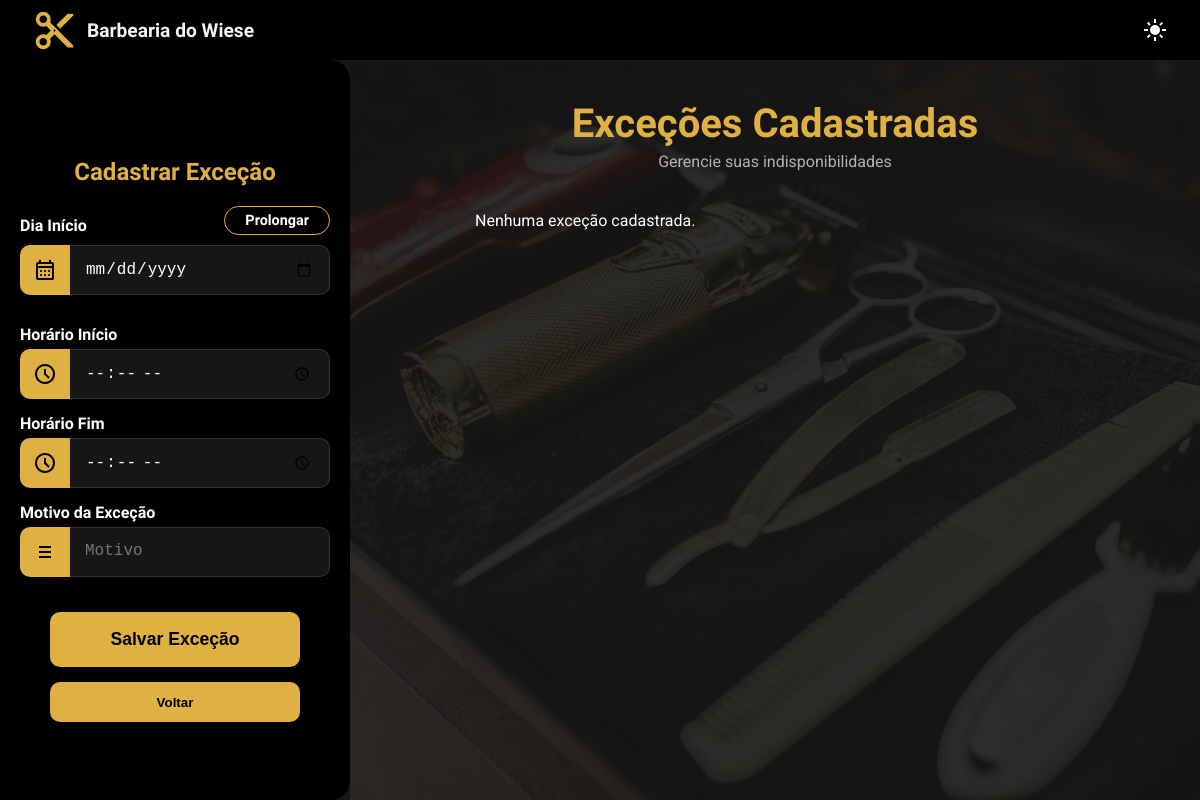
The page /barbeiro/agendamentos/exceccao/ (signed in) on the database as committed earlier.
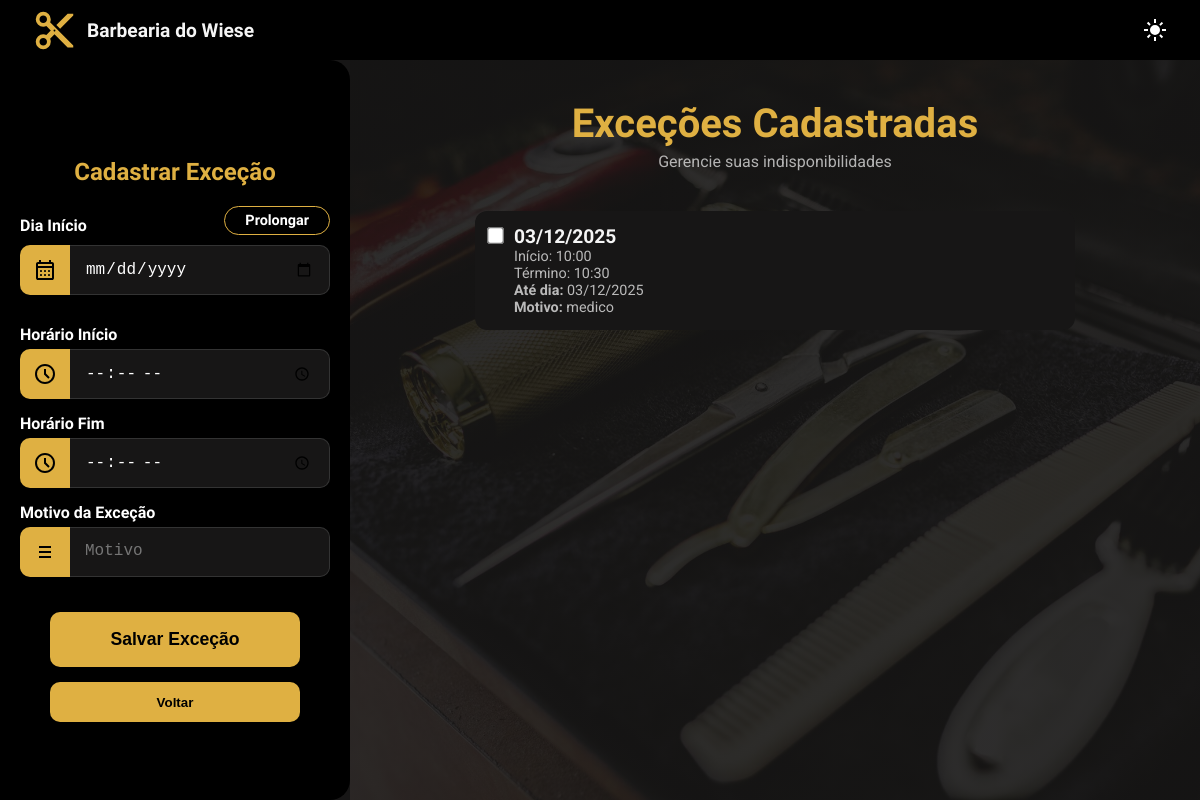
The same page on the database as committed later.
### barbeiro/models.py (models this page shows, shortened)
class Excecoes(models.Model):
    id_excecoes= models.AutoField(primary_key=True)
    fk_barbeiro= models.ForeignKey(Barbeiro,on_delete=models.CASCADE)
    data_inicio= models.DateTimeField()
    data_fim=models.DateTimeField()
    motivo_da_indisponibilidade= models.CharField(null=True,max_length=200)
    class Meta():
        constraints= [models.UniqueConstraint(fields=colunas_da_excecoes,name='unique_excecao') ,]

### agendamentos/views_barber.py (the view)
@login_required
@ensure_csrf_cookie
def barbeiro_exceccao(request):
    if hasattr(request.user, 'clientao'):
        return redirect('/clientes/dashboard/')
    if not hasattr(request.user, 'barber'):
        return redirect('/account/login')
    if request.method == 'GET':
        lista_excecao = Excecoes.objects.filter(
            fk_barbeiro__fk_user=request.user,
        ).order_by('data_inicio')
        contexto = {'lista_horarios': lista_excecao}
        return render(request, 'agendamentos/excecao.html', contexto)

### templates/agendamentos/excecao.html (shortened to what this page needs)
{% load static %}
<!DOCTYPE html>
<html lang="pt-br">
<head>
  <link rel="stylesheet" href="{% static 'agendamento/css/styleexcecao.css' %}">
</head>
<body>
    <nav>
        <a href="{% url 'barbeiro_pagina_inicial_dashboard' %}" class="nav-logo">
            <img src="{% static 'global/images/content_cut_24dp_E3E3E3_FILL1_wght400_GRAD0_opsz24.svg' %}" alt="Logo" class="logo-icon">
            <h1 class="page-title">Barbearia do Wiese</h1>
        </a>
        <button id="theme-switch" aria-label="Alternar tema">
        </button>
    </nav>
    <div class="container">
        <div class="wrapper">
            <h2>Cadastrar Exceção</h2>
            <form id="form-servico" method="POST">
                <div class="linha-titulo-toggle">
                    <p class="horario-text">Dia Início</p>
                    <button type="button" id="btn-prolongar" class="btn-chip-toggle">
                        Prolongar
                    </button>
                </div>
                <div>
                    <label for="dia_excecao">
                    </label>
                    <input type="date" name="dia_excecao" id="dia_excecao" required>
                </div>
                <p class="horario-text" style="margin-top: 15px;">Horário Início</p>
                <div>
                    <label for="horario_inicio">
                    </label>
                    <input type="time" name="horario_inicio" id="horario_inicio" required step="1800">
                </div>
                <p class="horario-text">Horário Fim</p>
                <div>
                    <label for="horario_fim">
                    </label>
                    <input type="time" name="horario_fim" id="horario_fim" required step="1800">
                </div>
                <p class="horario-text">Motivo da Exceção</p>
                <div>
                    <label for="motivo_excecao">
                        <svg xmlns="http://www.w3.org/2000/svg" height="24px" viewBox="0 -960 960 960" width="24px" fill="#000000ff">
                            <path d="M120-120v-720 720Zm120-120v-80h480v80H240Zm0-200v-80h480v80H240Zm0-200v-80h480v80H240Z"/>
                        </svg>
                    </label>
                    <textarea
                        name="motivo_excecao"
                        id="motivo_excecao"
                        maxlength="30"
                        placeholder="Motivo"
                        required
                    ></textarea>
                </div>
                <div class="botoes-acao">
                    <button type="submit" id="btn-salvar" class="confirm-button">Salvar Exceção</button>
                </div>
            </form>
            <div class="back-text">
                <a href="{% url 'barbeiro_pagina_inicial_dashboard' %}" class="btn-voltar-link">
                    <button type="button">Voltar</button>
                </a>
            </div>
        </div>
        <div class="content-right">
            <h2 class="section-title">Exceções Cadastradas</h2>
            <p class="section-subtitle">Gerencie suas indisponibilidades</p>
            <div class="lista-servicos">
                {% if lista_horarios %}
                    {% for horario in lista_horarios %}
                    <label class="item-lista">
                        <input
                            type="checkbox"
                            class="checkbox-horario"
                            data-id="{{ horario.pk }}"
                        >
                        <div class="texto-servico">
                                    <h3>{{ horario.data_inicio|date:"d/m/Y" }}</h3>
                                    <p class="descricao">Início: {{ horario.data_inicio|time:"H:i" }}</p>
                                    <p class="valor">Término: {{ horario.data_fim|time:"H:i" }}</p>
                                    <p class="descricao"><strong>Até dia:</strong> {{ horario.data_fim|date:"d/m/Y" }}</p>
                                    <p class="descricao"><strong>Motivo:</strong> {{ horario.motivo_da_indisponibilidade }}</p>
                        </div>
                    </label>
                    {% endfor %}
                {% else %}
                    <p class="aviso-sem-servico">Nenhuma exceção cadastrada.</p>
                {% endif %}
            </div>
        </div>
    </div>
</body>
</html>

Rows that differ between the two databases and show on the page:
added Excecoes: data_inicio "03/12/2025", data_inicio "10:00", data_fim "10:30", data_fim "03/12/2025", motivo_da_indisponibilidade "medico"
Other text that changed with them:
text no longer shown: "Nenhuma exceção cadastrada."
